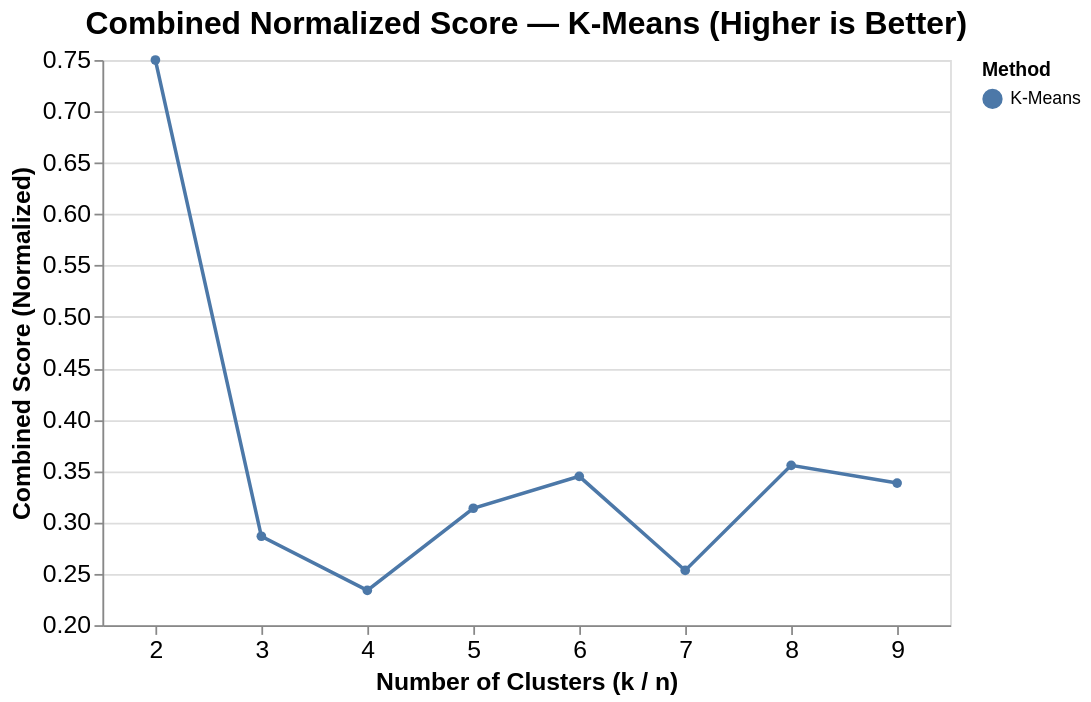

Here is the notebook cell this chart was saved with:
### Code cell
# Normalize metrics (min-max scaling)
def minmax(x):
    x = np.array(x)
    return (x - np.nanmin(x)) / (np.nanmax(x) - np.nanmin(x))

# K-Means combined score (4 metrics including inertia)
norm_inertia    = 1 - minmax(inertias_arr)   # lower is better → invert
norm_silhouette = minmax(silhouette_arr)
norm_db         = 1 - minmax(db_arr)          # lower is better → invert
norm_ch         = minmax(ch_arr)
combined_score  = (norm_inertia + norm_silhouette + norm_db + norm_ch) / 4

# Store full metrics table for reference
metrics_df = pd.DataFrame({
    'k': list(k_range),
    'Inertia': inertias,
    'Silhouette': silhouette_scores,
    'Davies-Bouldin': davies_bouldin_scores,
    'Calinski-Harabasz': calinski_harabasz_scores,
    'Combined_Score': combined_score
})

# Select optimal k for K-Means and apply
top_k_idx  = np.argsort(combined_score)[-4:][::-1]
top_k      = [list(k_range)[i] for i in top_k_idx]
optimal_k  = top_k[0]

kmeans_final  = KMeans(n_clusters=optimal_k, random_state=42, n_init=20)
kmeans_labels = kmeans_final.fit_predict(X_scaled_minus_noise)
ticker_features_minus_noise['KMeans_Cluster'] = kmeans_labels

print("K-Means Metrics Summary:")
print(metrics_df.to_string(index=False))
print(f"\nTop 4 k by combined normalized metrics (K-Means): {top_k}")
print(f"Optimal k selected for K-Means: {optimal_k}")

# ── Combined score comparison chart ──────────────────────────────────────
combined_scores_df = pd.DataFrame(
    [{'k': k, 'Method': 'K-Means', 'Combined_Score': s}
     for k, s in zip(list(k_range), combined_score)]
    
)

alt.Chart(combined_scores_df).mark_line(point=True).encode(
    x=alt.X('k:O', title='Number of Clusters (k / n)', axis=alt.Axis(labelAngle=0)),
    y=alt.Y('Combined_Score:Q', title='Combined Score (Normalized)', scale=alt.Scale(zero=False)),
    color=alt.Color(
        'Method:N',
        scale=alt.Scale(domain=['K-Means'], range=['#4C78A8']),
        title='Method'
    ),
    tooltip=['k', 'Method', alt.Tooltip('Combined_Score:Q', format='.4f')]
).properties(
    title='Combined Normalized Score — K-Means (Higher is Better)',
    width=alt.Step(60),
    height=320
).configure_axis(
    labelFontSize=14,
    titleFontSize=14,
).configure_title(
    fontSize=18
)

### Figure 1 — Vega-Lite specification as saved in the notebook (floating-point values rounded to 4 significant figures)
{"config": {"view": {"continuousWidth": 300, "continuousHeight": 300}, "axis": {"labelFontSize": 14, "titleFontSize": 14}, "title": {"fontSize": 18}}, "data": {"name": "data-e7b34460d7c70f15f099a845899b8437"}, "mark": {"type": "line", "point": true}, "encoding": {"color": {"field": "Method", "scale": {"domain": ["K-Means"], "range": ["#4C78A8"]}, "title": "Method", "type": "nominal"}, "tooltip": [{"field": "k", "type": "quantitative"}, {"field": "Method", "type": "nominal"}, {"field": "Combined_Score", "format": ".4f", "type": "quantitative"}], "x": {"axis": {"labelAngle": 0}, "field": "k", "title": "Number of Clusters (k / n)", "type": "ordinal"}, "y": {"field": "Combined_Score", "scale": {"zero": false}, "title": "Combined Score (Normalized)", "type": "quantitative"}}, "height": 320, "title": "Combined Normalized Score — K-Means (Higher is Better)", "width": {"step": 60}, "$schema": "https://vega.github.io/schema/vega-lite/v6.1.0.json", "datasets": {"data-e7b34460d7c70f15f099a845899b8437": [{"k": 2, "Method": "K-Means", "Combined_Score": 0.75}, {"k": 3, "Method": "K-Means", "Combined_Score": 0.2865}, {"k": 4, "Method": "K-Means", "Combined_Score": 0.2338}, {"k": 5, "Method": "K-Means", "Combined_Score": 0.3138}, {"k": 6, "Method": "K-Means", "Combined_Score": 0.3448}, {"k": 7, "Method": "K-Means", "Combined_Score": 0.2532}, {"k": 8, "Method": "K-Means", "Combined_Score": 0.3556}, {"k": 9, "Method": "K-Means", "Combined_Score": 0.3383}]}}
